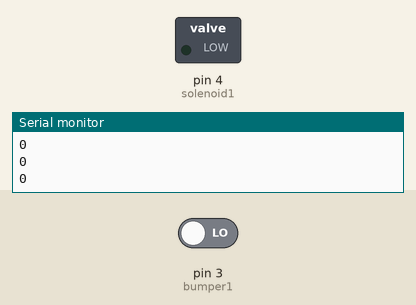
Simulated run of this sketch. Board: Arduino Uno, built with avr-gcc and run on an emulated ATmega328P. Shown: switched loads named in the sketch (green lamp = pin HIGH), the last lines printed to the serial monitor. Dashed ring = blinking. Inputs (shaded band) come from the test bench; at power-on: pin 3 (bumper1) LOW.

Above: at 1.2 s.
1.3 s: pin 3 (bumper1) driven HIGH
At 2.3 s:
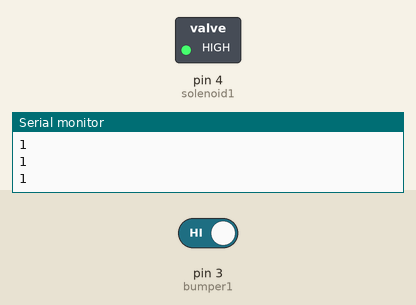
Timing chart, 0 to 55.6 s (numbered marks = the images above; inputs shaded):
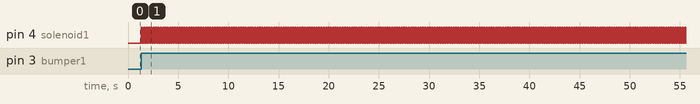

The sketch:

bumper_test_code.ino
```cpp
const int bumper1 = 3;
const int solenoid1 = 4;
void setup() {
  // put your setup code here, to run once:
  Serial.begin(9600);
  pinMode(bumper1, INPUT);
  pinMode(solenoid1, OUTPUT);

}

void loop() {
  // put your main code here, to run repeatedly:
  int test = digitalRead(bumper1);
  if (test == HIGH)
  {
    digitalWrite(solenoid1, HIGH);
    delay(20);
    digitalWrite(solenoid1, LOW);
    delay(20);

  }
  else{
    digitalWrite(solenoid1, LOW);
  }
  Serial.println(test);
  delay(1);

}
```

Measured:
- after the input at 1.3 s, pin 4 (solenoid1): alternates HIGH for 0.02 s and LOW for 0.02 s, starting at once
